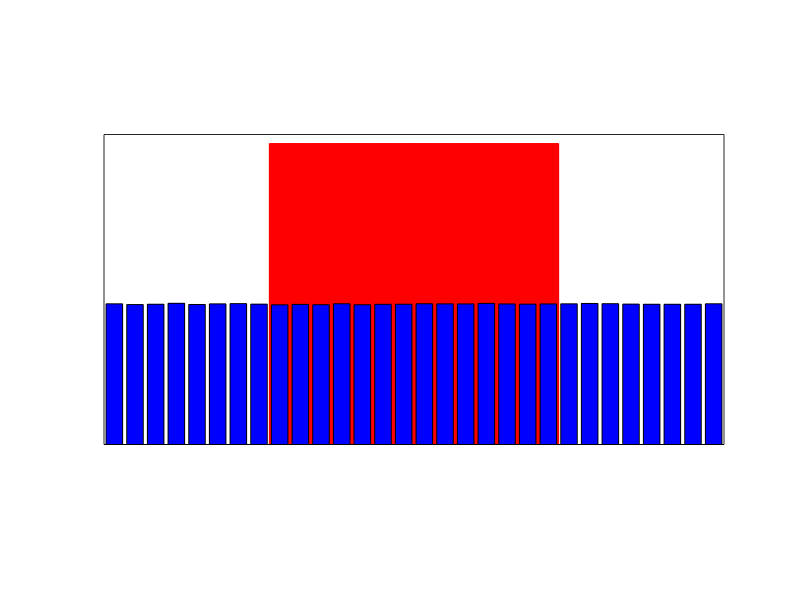
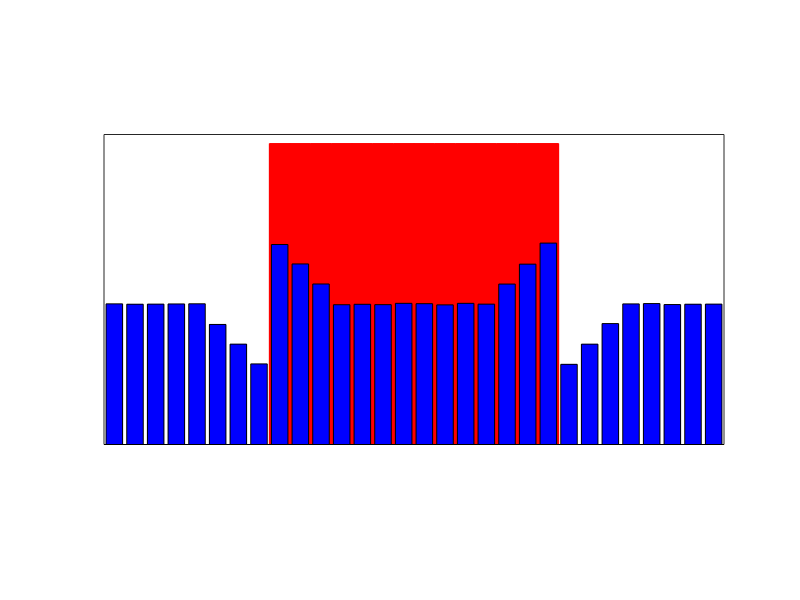
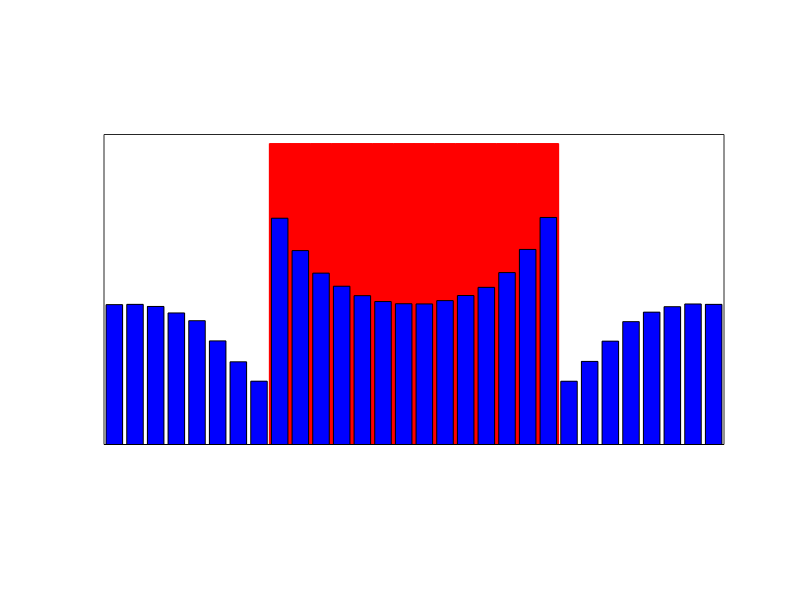
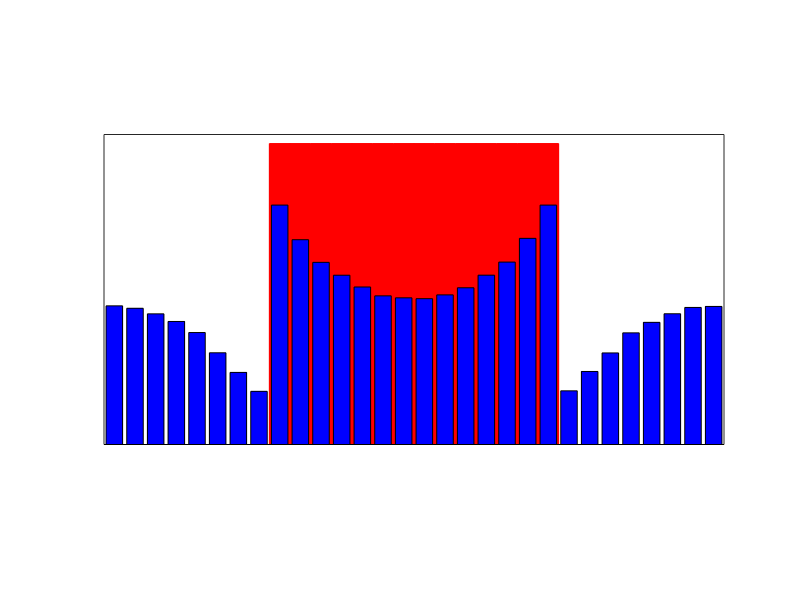

The MATLAB source for these figures, in order:
%%
% Test for Metropolis-Hastings for a discrete distribution.

rep = '../results/metropolis-hastings/';
[~,~] = mkdir(rep);

% dimension
n = 30;
% #samples
q = 3000000;

name = 'bimodal';
name = 'triangle';
name = 'unif';

SetAR = @(ar)set(gca, 'PlotBoxAspectRatio', [1 ar 1], 'FontSize', 20);


niter = 50;

% initial locations
X = ceil(rand(q,1)*n);

% target distribution
mu = rand(n,1);
t = linspace(0,1,n)';
switch name
    case 'triangle'
        mu = [1:n/2, n/2:-1:1]';
    case 'unif'
        mu = abs(t-1/2)<.25;
    case 'bimodal'
        s = .07;
        G = @(c)exp(-(t-c).^2 / (2*s^2));
        mu = .25 + .7*(abs(t-.25)<.1) + 2*(abs(t-.75)<.15);
        mu = .2 + G(.25) + 1.5*G(.75);
end
mu = mu/sum(mu);

% radius for move
r = 3;

disp_mode = 1;

do_save = 1;
save_rate = ceil(niter/50);
save_rate = 1;

for i=1:niter
    nu = hist(X,1:n); nu = nu/sum(nu);
    clf; hold on;
    switch disp_mode
        case 1
            bar(1:n, mu, 1, 'r', 'EdgeColor', 'r');
            bar(1:n, nu, 'b');
            % plot(1:n, mu, 'r', 'LineWidth', 2);
        case 2
            area(1:n, nu);
            plot(1:n, mu, 'r', 'LineWidth', 2);
    end
    axis tight; box on;
    axis([1/2 n+1/2 0 max(mu)*1.03]);
    SetAR(1/2); 
    set(gca, 'XTick', [], 'YTick', []);
    drawnow;
    if do_save % && mod(i,save_rate)==1
        saveas(gcf, [rep name '-' num2str(i) '.png'], 'png');
    end
    % proposal move
    V = ceil(rand(q,1)*(2*r+1))-r-1;
    X1 = mod(X + V-1,n)+1;
    % accept/reject
    R = mu(X1) ./ mu(X);
    U = rand(q,1)>R;
    X = X1.*(1-U) + X.*U;
end
